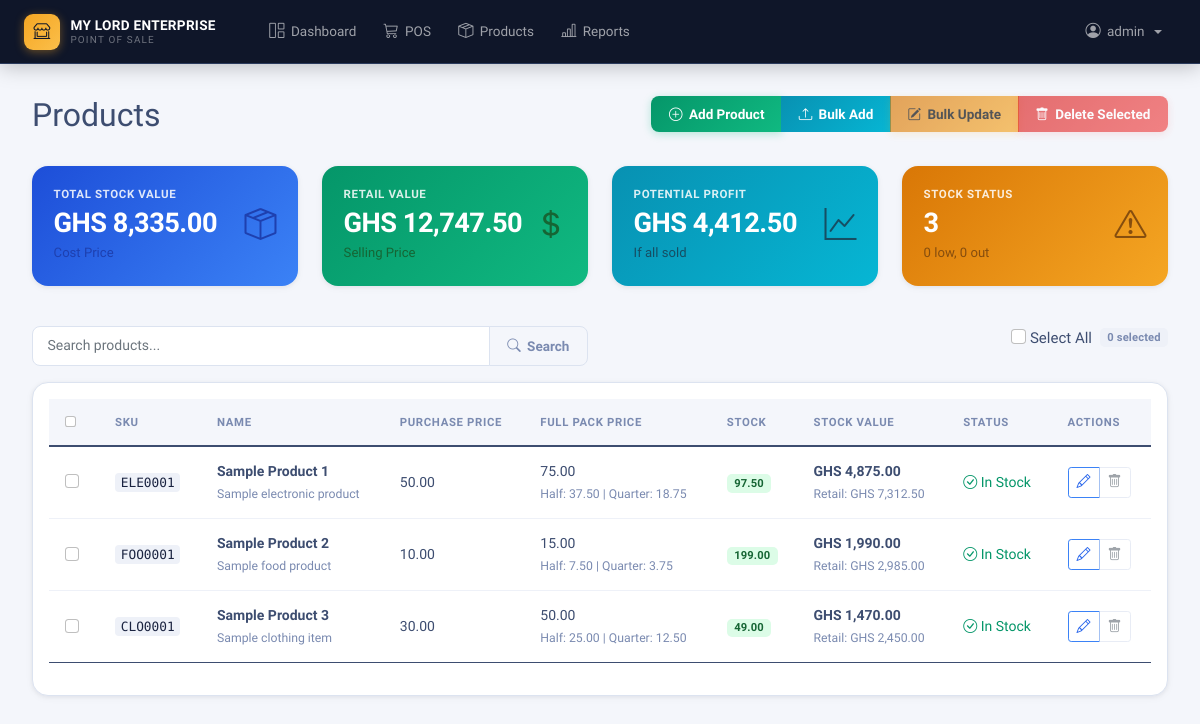
Before: /products/ (signed in) with the older database file.
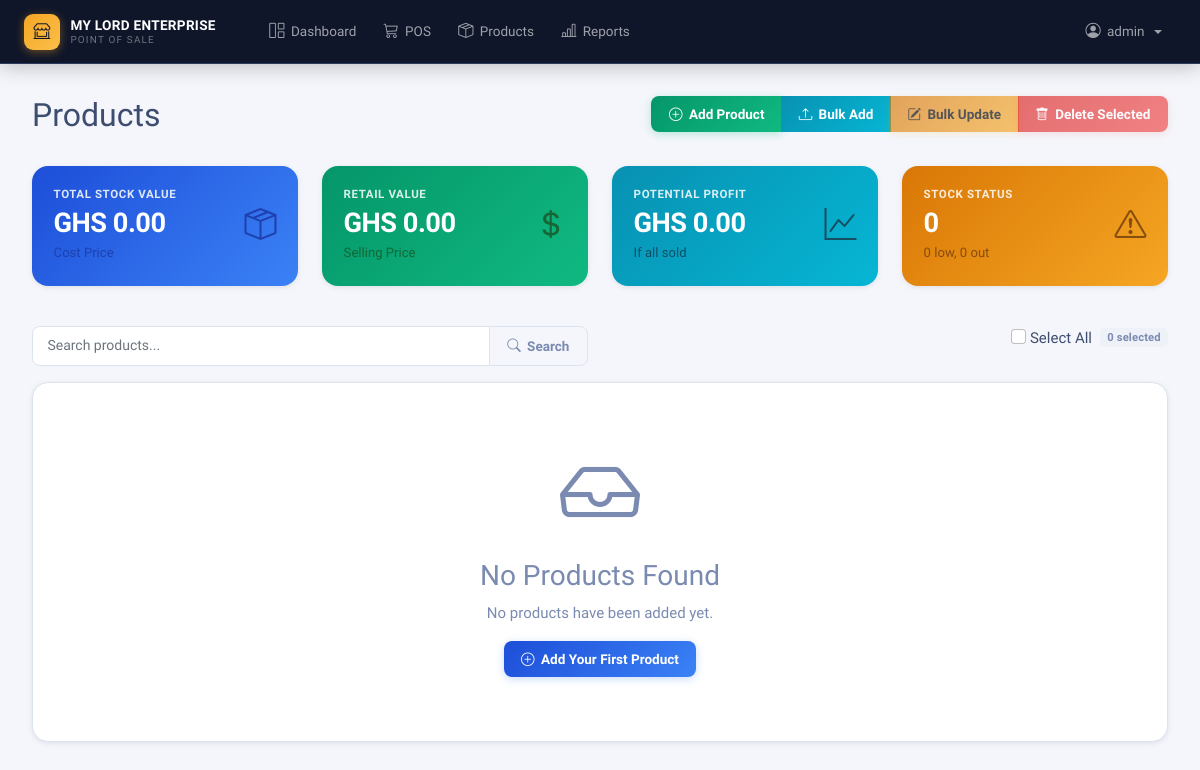
After: the same page with the newer database file.
### app/models.py (models this page shows, shortened)
class Product(db.Model):
    id = db.Column(db.Integer, primary_key=True)
    sku = db.Column(db.String(20), unique=True, nullable=False, index=True)
    name = db.Column(db.String(100), nullable=False)
    category = db.Column(db.String(50), nullable=False, index=True)
    description = db.Column(db.Text)
    purchase_price = db.Column(db.Numeric(10, 2), nullable=False)
    full_price = db.Column(db.Numeric(10, 2), nullable=False)
    half_price = db.Column(db.Numeric(10, 2), nullable=True)
    price = db.Column(db.Numeric(10, 2), nullable=False)  # For backward compatibility
    units_per_pack = db.Column(db.Integer, default=1, nullable=False)  # How many units in a full pack
    unit_price = db.Column(db.Numeric(10, 2), nullable=True)  # Price per single unit (retail)
    quantity = db.Column(db.Numeric(10, 2), nullable=False, default=0)
    image_filename = db.Column(db.String(255), nullable=True)
    image_path = db.Column(db.String(500), nullable=True)
    created_at = db.Column(db.DateTime, nullable=False, default=datetime.utcnow)
    updated_at = db.Column(db.DateTime, default=datetime.utcnow, onupdate=datetime.utcnow)
    sale_items = db.relationship('SaleItem', backref='product', lazy=True)
    CATEGORIES = [
        ('electronics', 'Electronics'),
        ('clothing', 'Clothing'),
        ('food', 'Food & Beverages'),
        ('beauty', 'Beauty & Personal Care'),
        ('books', 'Books & Stationery'),
        ('home', 'Home & Garden'),
        ('sports', 'Sports & Recreation'),
        ('automotive', 'Automotive'),
        ('toys', 'Toys & Games'),
        ('health', 'Health & Wellness'),
        ('jewelry', 'Jewelry & Accessories'),
        ('music', 'Music & Instruments'),
        ('pets', 'Pet Supplies'),
        ('office', 'Office Supplies'),
        ('tools', 'Tools & Hardware'),
        ('other', 'Other')
    ]
    ALLOWED_IMAGE_EXTENSIONS = {'png', 'jpg', 'jpeg', 'gif', 'webp'}
    MAX_IMAGE_SIZE = 10 * 1024 * 1024  # 10MB
    @property
    def quarter_price(self):
        return self.full_price / Decimal('4')

### app/products.py (the view, shortened to what this page needs)
@bp.route('/')
@login_required
@manager_required
def list_products():
    search = request.args.get('q', '').strip()
    category_filter = request.args.get('category', 'all')
    page = request.args.get('page', 1, type=int)
    query = Product.query
    if category_filter and category_filter != 'all':
        query = query.filter(Product.category == category_filter)
    products = query.order_by(Product.name).paginate(
        page=page, per_page=20, error_out=False
    )
    total_stock_value = db.session.query(
        func.sum(Product.purchase_price * Product.quantity)
    ).scalar() or 0
    total_retail_value = db.session.query(
        func.sum(Product.full_price * Product.quantity)
    ).scalar() or 0
    potential_profit = float(total_retail_value) - float(total_stock_value)
    total_products = Product.query.count()
    low_stock_count = Product.query.filter(Product.quantity <= 5).count()
    out_of_stock_count = Product.query.filter(Product.quantity == 0).count()
    category_stats = db.session.query(
        Product.category,
        func.count(Product.id).label('count'),
        func.sum(Product.quantity).label('total_quantity'),
        func.sum(Product.purchase_price * Product.quantity).label('total_value')
    ).group_by(Product.category).all()
    return render_template('products/list.html',
                         products=products,
                         search=search,
                         category_filter=category_filter,
                         categories=Product.CATEGORIES,
                         total_stock_value=total_stock_value,
                         total_retail_value=total_retail_value,
                         potential_profit=potential_profit,
                         total_products=total_products,
                         low_stock_count=low_stock_count,
                         out_of_stock_count=out_of_stock_count,
                         category_stats=category_stats)

### app/models.py (called while the page is built)
    def needs_password_change(self):
        return self.must_change_password or self.is_temporary_password

    def is_admin(self):
        return self.role == 'admin'

    def is_manager(self):
        return self.role in ['admin', 'manager']

### app/templates/products/list.html (shortened to what the changed rows need)
{% extends "base.html" %}
{% block content %}
<div class="row mb-4">
    <div class="col-md-6">
        <h2>Products</h2>
    </div>
</div>
<div class="row mb-4">
    <div class="col-lg-3 col-md-6 mb-3">
        <div class="card text-white bg-primary">
            <div class="card-body">
                <div class="d-flex justify-content-between">
                    <div>
                        <h6 class="card-title">Total Stock Value</h6>
                        <h4 class="mb-0">GHS {{ (total_stock_value or 0)|currency }}</h4>
                        <small>Cost Price</small>
                    </div>
                </div>
            </div>
        </div>
    </div>
    <div class="col-lg-3 col-md-6 mb-3">
        <div class="card text-white bg-success">
            <div class="card-body">
                <div class="d-flex justify-content-between">
                    <div>
                        <h6 class="card-title">Retail Value</h6>
                        <h4 class="mb-0">GHS {{ (total_retail_value or 0)|currency }}</h4>
                        <small>Selling Price</small>
                    </div>
                </div>
            </div>
        </div>
    </div>
    <div class="col-lg-3 col-md-6 mb-3">
        <div class="card text-white bg-info">
            <div class="card-body">
                <div class="d-flex justify-content-between">
                    <div>
                        <h6 class="card-title">Potential Profit</h6>
                        <h4 class="mb-0">GHS {{ (potential_profit or 0)|currency }}</h4>
                        <small>If all sold</small>
                    </div>
                </div>
            </div>
        </div>
    </div>
    <div class="col-lg-3 col-md-6 mb-3">
        <div class="card text-white bg-warning">
            <div class="card-body">
                <div class="d-flex justify-content-between">
                    <div>
                        <h6 class="card-title">Stock Status</h6>
                        <h4 class="mb-0">{{ total_products or 0 }}</h4>
                        <small>
                            {{ low_stock_count or 0 }} low, {{ out_of_stock_count or 0 }} out
                        </small>
                    </div>
                </div>
            </div>
        </div>
    </div>
</div>
<div class="card">
    <div class="card-body">
        {% if products.items %}
            <div class="table-responsive">
                <table class="table table-hover">
                    <thead class="table-light">
                        <tr>
                            {% if current_user.is_admin() or current_user.is_manager() %}
                            <th width="50">
                                <input type="checkbox" id="select-all-header" class="form-check-input">
                            </th>
                            {% endif %}
                            <th>SKU</th>
                            <th>Name</th>
                            <th>Purchase Price</th>
                            <th>Full Pack Price</th>
                            <th>Stock</th>
                            <th>Stock Value</th>
                            <th>Status</th>
                            {% if current_user.is_admin() or current_user.is_manager() %}
                            <th>Actions</th>
                            {% endif %}
                        </tr>
                    </thead>
                    <tbody id="products-table-body">
                        {% for product in products.items %}
                        <tr data-product-id="{{ product.id }}">
                            {% if current_user.is_admin() or current_user.is_manager() %}
                            <td>
                                <input type="checkbox" class="product-checkbox form-check-input"
                                       value="{{ product.id }}"
                                       data-has-sales="{{ 'true' if product.sale_items else 'false' }}">
                            </td>
                            {% endif %}
                            <td><code>{{ product.sku }}</code></td>
                            <td>
                                <strong>{{ product.name }}</strong>
                                {% if product.description %}
                                    <br><small class="text-muted">{{ product.description[:50] }}{% if product.description|length > 50 %}...{% endif %}</small>
                                {% endif %}
                            </td>
                            <td class="editable-field" data-field="purchase_price" data-product-id="{{ product.id }}">
                                {{ product.purchase_price | format_currency }}
                            </td>
                            <td class="editable-field" data-field="full_price" data-product-id="{{ product.id }}">
                                {{ product.full_price | format_currency }}
                                <br><small class="text-muted">
                                    Half: {{ product.half_price | format_currency }} |
                                    Quarter: {{ product.quarter_price | format_currency }}
                                </small>
                            </td>
                            <td class="editable-field" data-field="quantity" data-product-id="{{ product.id }}">
                                <span class="badge bg-{{ 'danger' if product.quantity == 0 else ('warning' if product.quantity <= 5 else 'success') }}">
                                    {{ product.quantity }}
                                </span>
                            </td>
                            <td>
                                <strong>GHS {{ (product.purchase_price * product.quantity)|currency }}</strong>
                                <br><small class="text-muted">
                                    Retail: GHS {{ (product.full_price * product.quantity)|currency }}
                                </small>
                            </td>
                            <td>
                                {% if product.quantity == 0 %}
                                    <span class="text-danger"><i class="bi bi-exclamation-triangle"></i> Out of Stock</span>
                                {% elif product.quantity <= 5 %}
                                    <span class="text-warning"><i class="bi bi-exclamation-circle"></i> Low Stock</span>
                                {% else %}
                                    <span class="text-success"><i class="bi bi-check-circle"></i> In Stock</span>
                                {% endif %}
                            </td>
                            {% if current_user.is_admin() or current_user.is_manager() %}
                            <td>
                                <div class="btn-group btn-group-sm" role="group">
                                    <a href="{{ url_for('products.edit_product', product_id=product.id) }}"
                                       class="btn btn-outline-primary">
                                        <i class="bi bi-pencil"></i>
                                    </a>
                                    {% if not product.sale_items %}
                                    <form method="POST" action="{{ url_for('products.delete_product', product_id=product.id) }}"
                                          style="display: inline;"
                                          onsubmit="return confirm('Are you sure you want to delete {{ product.name }}?')">
                                        <button type="submit" class="btn btn-outline-danger">
                                            <i class="bi bi-trash"></i>
                                        </button>
                                    </form>
                                    {% else %}
                                    <button type="button" class="btn btn-outline-secondary" disabled title="Cannot delete - has sales history">
                                        <i class="bi bi-trash"></i>
                                    </button>
                                    {% endif %}
                                </div>
                            </td>
                            {% endif %}
                        </tr>
                        {% endfor %}
                    </tbody>
                </table>
            </div>
        {% else %}
            <div class="text-center py-5">
                <i class="bi bi-inbox display-1 text-muted"></i>
                <h3 class="text-muted mt-3">No Products Found</h3>
                <p class="text-muted">
                    {% if search %}
                        No products match your search criteria.
                    {% else %}
                        No products have been added yet.
                    {% endif %}
                </p>
                {% if (current_user.is_admin() or current_user.is_manager()) and not search %}
                    <a href="{{ url_for('products.add_product') }}" class="btn btn-primary">
                        <i class="bi bi-plus-circle"></i> Add Your First Product
                    </a>
                {% endif %}
            </div>
        {% endif %}
    </div>
</div>
{% endblock %}

Changed rows visible on the page:
removed Product: sku "ELE0001", name "Sample Product 1", description "Sample electronic product", purchase_price "50.00", full_price "75.00", half_price "37.50", quarter_price "18.75", quantity "97.50", (product.purchase_price*product.quantity)|currency "4,875.00", (product.full_price*product.quantity)|currency "7,312.50", shows "In Stock"
removed Product: sku "FOO0001", name "Sample Product 2", description "Sample food product", purchase_price "10.00", full_price "15.00", half_price "7.50", quarter_price "3.75", quantity "199.00", (product.purchase_price*product.quantity)|currency "1,990.00", (product.full_price*product.quantity)|currency "2,985.00", shows "In Stock"
removed Product: sku "CLO0001", name "Sample Product 3", description "Sample clothing item", purchase_price "30.00", full_price "50.00", half_price "25.00", quarter_price "12.50", quantity "49.00", (product.purchase_price*product.quantity)|currency "1,470.00", (product.full_price*product.quantity)|currency "2,450.00", shows "In Stock"
Other visible differences:
{{ (total_stock_value or 0)|currency }}: "8,335.00" → "0.00"
{{ (total_retail_value or 0)|currency }}: "12,747.50" → "0.00"
{{ (potential_profit or 0)|currency }}: "4,412.50" → "0.00"
{{ total_products or 0 }}: "3" → "0"
form field value: "☐" → (not shown)
text no longer shown: "SKU NAME PURCHASE PRICE FULL PACK PRICE STOCK STOCK VALUE STATUS ACTIONS"
text now shown: "No Products Found No products have been added yet. Add Your First Product"
